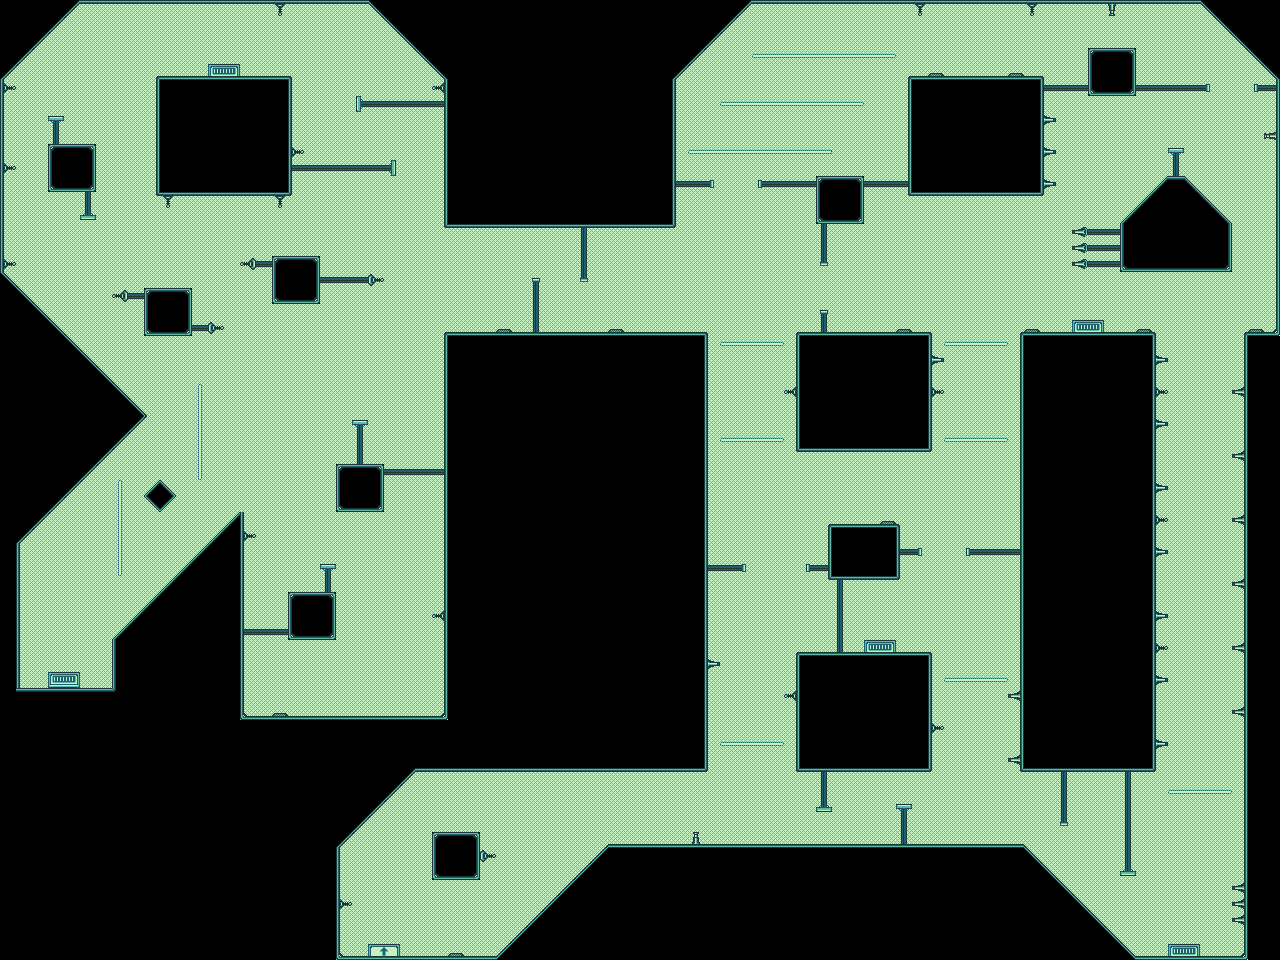

A 2D game scene composited from a Tiled map and its tileset images. What follows is a short description and the map's XML, with each tile layer's data collapsed to a summary:
An orthogonal 80x60 tile map with 16x16 px tiles, 3 tile layers (Background, Entitites, Structures), 1 hidden layer not drawn and 12 objects (12x BladeSaw).

<map version="1.2" tiledversion="1.3.4" orientation="orthogonal" renderorder="right-down" width="80" height="60" tilewidth="16" tileheight="16" infinite="0" nextlayerid="6" nextobjectid="13">
 <editorsettings>
  <export target="../../assets/levels/level_9.json" format="json" />
 </editorsettings>
 <properties>
  <property name="start_x" value="4" />
  <property name="start_y" value="42" />
  <property name="text" value="... because that goal will serve to organize ..." />
 </properties>
 <tileset firstgid="1" source="Main_starship1_961.tsx" />
 <layer id="2" name="Background" width="80" height="60">
  <data>[4800 cells, 2767 non-empty, 5 distinct tile ids]</data>
 </layer>
 <layer id="4" name="Interactives" width="80" height="60" visible="0">
  <data>[4800 cells, 47 non-empty, 7 distinct tile ids]</data>
 </layer>
 <layer id="3" name="Entitites" width="80" height="60">
  <data>[4800 cells, 209 non-empty, 26 distinct tile ids]</data>
 </layer>
 <layer id="1" name="Structures" width="80" height="60">
  <data>[4800 cells, 823 non-empty, 30 distinct tile ids]</data>
 </layer>
 <objectgroup id="5" name="Objects" visible="0">
  <object id="1" type="BladeSaw" gid="17" x="848.751" y="63.8112" width="16" height="16">
   <properties>
    <property name="direction_x" value="1" />
    <property name="direction_y" value="0" />
    <property name="max_x" value="55" />
    <property name="max_y" value="3" />
    <property name="min_x" value="47" />
    <property name="min_y" value="3" />
    <property name="start_x" value="53" />
    <property name="start_y" value="3" />
   </properties>
  </object>
  <object id="2" type="BladeSaw" gid="17" x="737.129" y="111.789" width="16" height="16">
   <properties>
    <property name="direction_x" value="-1" />
    <property name="direction_y" value="0" />
    <property name="max_x" value="53" />
    <property name="max_y" value="6" />
    <property name="min_x" value="45" />
    <property name="min_y" value="6" />
    <property name="start_x" value="46" />
    <property name="start_y" value="6" />
   </properties>
  </object>
  <object id="3" type="BladeSaw" gid="17" x="784.128" y="159.767" width="16" height="16">
   <properties>
    <property name="direction_x" value="1" />
    <property name="direction_y" value="0" />
    <property name="max_x" value="51" />
    <property name="max_y" value="9" />
    <property name="min_x" value="43" />
    <property name="min_y" value="43" />
    <property name="start_x" value="49" />
    <property name="start_y" value="9" />
   </properties>
  </object>
  <object id="4" type="BladeSaw" gid="17" x="193.704" y="415.324" width="16" height="16">
   <properties>
    <property name="direction_x" value="0" />
    <property name="direction_y" value="-1" />
    <property name="max_x" value="12" />
    <property name="max_y" value="29" />
    <property name="min_x" value="12" />
    <property name="min_y" value="24" />
    <property name="start_x" value="12" />
    <property name="start_y" value="25" />
   </properties>
  </object>
  <object id="5" type="BladeSaw" gid="17" x="111.456" y="557.3" width="16" height="16">
   <properties>
    <property name="direction_x" value="0" />
    <property name="direction_y" value="1" />
    <property name="max_x" value="7" />
    <property name="max_y" value="35" />
    <property name="min_x" value="7" />
    <property name="min_y" value="30" />
    <property name="start_x" value="7" />
    <property name="start_y" value="34" />
   </properties>
  </object>
  <object id="6" type="BladeSaw" gid="17" x="751.816" y="446.657" width="16" height="16">
   <properties>
    <property name="direction_x" value="1" />
    <property name="direction_y" value="0" />
    <property name="max_x" value="48" />
    <property name="max_y" value="27" />
    <property name="min_x" value="45" />
    <property name="min_y" value="27" />
    <property name="start_x" value="47" />
    <property name="start_y" value="27" />
   </properties>
  </object>
  <object id="7" type="BladeSaw" gid="17" x="735.17" y="353.638" width="16" height="16">
   <properties>
    <property name="direction_x" value="1" />
    <property name="direction_y" value="0" />
    <property name="max_x" value="48" />
    <property name="max_y" value="21" />
    <property name="min_x" value="45" />
    <property name="min_y" value="21" />
    <property name="start_x" value="46" />
    <property name="start_y" value="21" />
   </properties>
  </object>
  <object id="8" type="BladeSaw" gid="17" x="975.061" y="351.68" width="16" height="16">
   <properties>
    <property name="direction_x" value="1" />
    <property name="direction_y" value="0" />
    <property name="max_x" value="62" />
    <property name="max_y" value="21" />
    <property name="min_x" value="59" />
    <property name="min_y" value="21" />
    <property name="start_x" value="61" />
    <property name="start_y" value="21" />
   </properties>
  </object>
  <object id="9" type="BladeSaw" gid="17" x="960.374" y="447.636" width="16" height="16">
   <properties>
    <property name="direction_x" value="1" />
    <property name="direction_y" value="0" />
    <property name="max_x" value="62" />
    <property name="max_y" value="27" />
    <property name="min_x" value="59" />
    <property name="min_y" value="27" />
    <property name="start_x" value="60" />
    <property name="start_y" value="27" />
   </properties>
  </object>
  <object id="10" type="BladeSaw" gid="17" x="992.685" y="688.505" width="16" height="16">
   <properties>
    <property name="direction_x" value="1" />
    <property name="direction_y" value="0" />
    <property name="max_x" value="62" />
    <property name="max_y" value="42" />
    <property name="min_x" value="59" />
    <property name="min_y" value="42" />
    <property name="start_x" value="62" />
    <property name="start_y" value="42" />
   </properties>
  </object>
  <object id="11" type="BladeSaw" gid="17" x="736.15" y="753.129" width="16" height="16">
   <properties>
    <property name="direction_x" value="1" />
    <property name="direction_y" value="0" />
    <property name="max_x" value="48" />
    <property name="max_y" value="46" />
    <property name="min_x" value="45" />
    <property name="min_y" value="46" />
    <property name="start_x" value="46" />
    <property name="start_y" value="46" />
   </properties>
  </object>
  <object id="12" type="BladeSaw" gid="17" x="1167.95" y="799.149" width="16" height="16">
   <properties>
    <property name="direction_x" value="1" />
    <property name="direction_y" value="0" />
    <property name="max_x" value="76" />
    <property name="max_y" value="49" />
    <property name="min_x" value="73" />
    <property name="min_y" value="49" />
    <property name="start_x" value="73" />
    <property name="start_y" value="49" />
   </properties>
  </object>
 </objectgroup>
</map>
